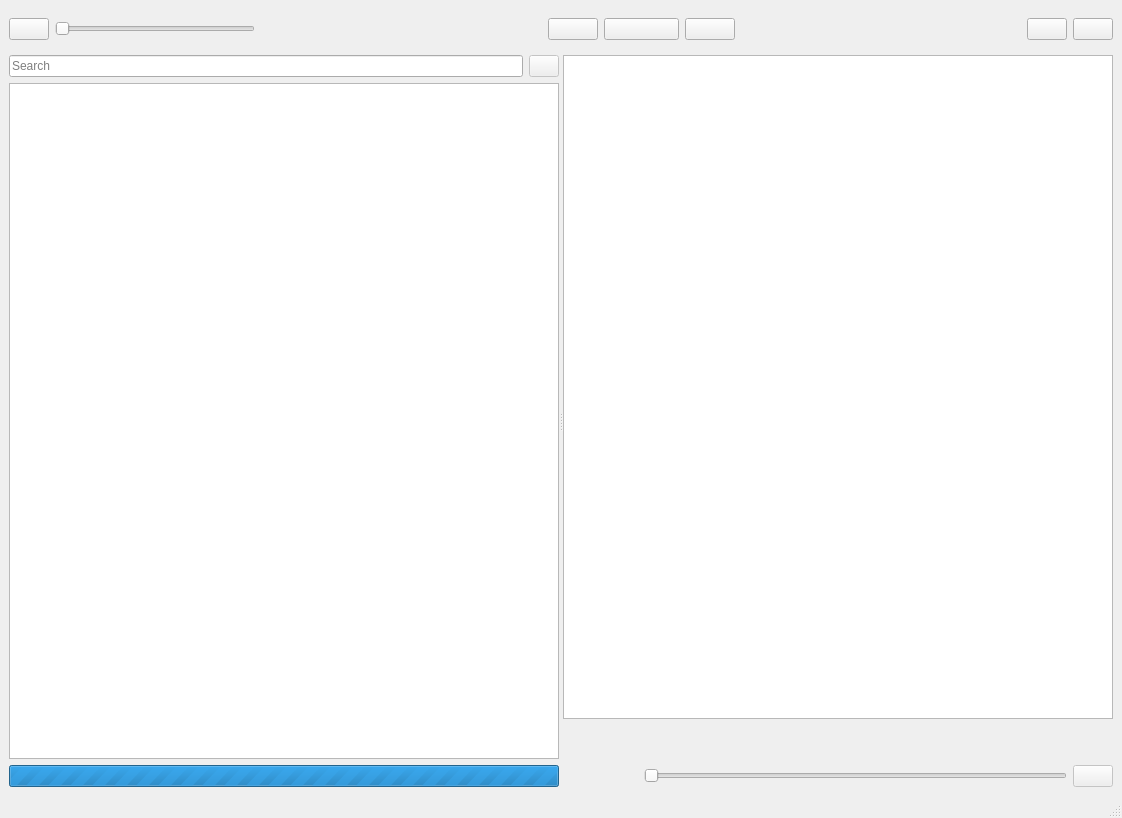
<?xml version="1.0" encoding="UTF-8"?>
<ui version="4.0">
 <class>Form1</class>
 <widget class="QMainWindow" name="Form1">
  <property name="geometry">
   <rect>
    <x>0</x>
    <y>0</y>
    <width>1122</width>
    <height>818</height>
   </rect>
  </property>
  <property name="windowTitle">
   <string>Form1</string>
  </property>
  <property name="windowIcon">
   <iconset resource="Form1.qrc">
    <normaloff>:/icons/Form1.png</normaloff>:/icons/Form1.png</iconset>
  </property>
  <widget class="QWidget" name="centralwidget">
   <layout class="QVBoxLayout" name="verticalLayout_3" stretch="0,1">
    <item>
     <widget class="QWidget" name="widget" native="true">
      <layout class="QHBoxLayout" name="horizontalLayout" stretch="0,0,0,0,0,0,0,0,0">
       <property name="leftMargin">
        <number>0</number>
       </property>
       <property name="rightMargin">
        <number>0</number>
       </property>
       <item>
        <widget class="QPushButton" name="SettingsButton">
         <property name="toolTip">
          <string>Setting</string>
         </property>
         <property name="text">
          <string/>
         </property>
         <property name="icon">
          <iconset resource="Form1.qrc">
           <normaloff>:/icons/icons/settings.png</normaloff>:/icons/icons/settings.png</iconset>
         </property>
        </widget>
       </item>
       <item>
        <widget class="QSlider" name="VolumeSlider">
         <property name="maximumSize">
          <size>
           <width>200</width>
           <height>16777215</height>
          </size>
         </property>
         <property name="maximum">
          <number>100</number>
         </property>
         <property name="singleStep">
          <number>5</number>
         </property>
         <property name="orientation">
          <enum>Qt::Horizontal</enum>
         </property>
        </widget>
       </item>
       <item>
        <spacer name="horizontalSpacer">
         <property name="orientation">
          <enum>Qt::Horizontal</enum>
         </property>
         <property name="sizeHint" stdset="0">
          <size>
           <width>40</width>
           <height>20</height>
          </size>
         </property>
        </spacer>
       </item>
       <item>
        <widget class="QPushButton" name="PrevTrackButton">
         <property name="minimumSize">
          <size>
           <width>50</width>
           <height>0</height>
          </size>
         </property>
         <property name="toolTip">
          <string>Previous Track</string>
         </property>
         <property name="text">
          <string/>
         </property>
         <property name="icon">
          <iconset resource="Form1.qrc">
           <normaloff>:/icons/icons/prev.png</normaloff>:/icons/icons/prev.png</iconset>
         </property>
        </widget>
       </item>
       <item>
        <widget class="QPushButton" name="PlayPauseButton">
         <property name="minimumSize">
          <size>
           <width>75</width>
           <height>0</height>
          </size>
         </property>
         <property name="toolTip">
          <string>Play / Pause</string>
         </property>
         <property name="text">
          <string/>
         </property>
         <property name="icon">
          <iconset resource="Form1.qrc">
           <normaloff>:/icons/icons/play.png</normaloff>:/icons/icons/play.png</iconset>
         </property>
        </widget>
       </item>
       <item>
        <widget class="QPushButton" name="NextTrackButton">
         <property name="minimumSize">
          <size>
           <width>50</width>
           <height>0</height>
          </size>
         </property>
         <property name="toolTip">
          <string>Next Track</string>
         </property>
         <property name="text">
          <string/>
         </property>
         <property name="icon">
          <iconset resource="Form1.qrc">
           <normaloff>:/icons/icons/next.png</normaloff>:/icons/icons/next.png</iconset>
         </property>
        </widget>
       </item>
       <item>
        <spacer name="horizontalSpacer_2">
         <property name="orientation">
          <enum>Qt::Horizontal</enum>
         </property>
         <property name="sizeHint" stdset="0">
          <size>
           <width>226</width>
           <height>20</height>
          </size>
         </property>
        </spacer>
       </item>
       <item>
        <widget class="QPushButton" name="ShuffleButton">
         <property name="toolTip">
          <string>Shuffle Playlist</string>
         </property>
         <property name="text">
          <string/>
         </property>
         <property name="icon">
          <iconset resource="Form1.qrc">
           <normaloff>:/icons/icons/shuffle.png</normaloff>:/icons/icons/shuffle.png</iconset>
         </property>
         <property name="checkable">
          <bool>true</bool>
         </property>
        </widget>
       </item>
       <item>
        <widget class="QPushButton" name="LoopButton">
         <property name="toolTip">
          <string>Repeat Playlist</string>
         </property>
         <property name="text">
          <string/>
         </property>
         <property name="icon">
          <iconset resource="Form1.qrc">
           <normaloff>:/icons/icons/repeat.png</normaloff>:/icons/icons/repeat.png</iconset>
         </property>
         <property name="checkable">
          <bool>true</bool>
         </property>
        </widget>
       </item>
      </layout>
     </widget>
    </item>
    <item>
     <widget class="QSplitter" name="MainSplitter">
      <property name="orientation">
       <enum>Qt::Horizontal</enum>
      </property>
      <property name="childrenCollapsible">
       <bool>false</bool>
      </property>
      <widget class="QWidget" name="layoutWidget1">
       <layout class="QVBoxLayout" name="verticalLayout_2">
        <item>
         <layout class="QHBoxLayout" name="horizontalLayout_3">
          <item>
           <widget class="QLineEdit" name="SearchLine">
            <property name="placeholderText">
             <string>Search</string>
            </property>
           </widget>
          </item>
          <item>
           <widget class="QPushButton" name="ClearSearchButton">
            <property name="enabled">
             <bool>false</bool>
            </property>
            <property name="maximumSize">
             <size>
              <width>30</width>
              <height>16777215</height>
             </size>
            </property>
            <property name="text">
             <string/>
            </property>
            <property name="icon">
             <iconset resource="Form1.qrc">
              <normaloff>:/icons/icons/clear.png</normaloff>:/icons/icons/clear.png</iconset>
            </property>
           </widget>
          </item>
         </layout>
        </item>
        <item>
         <widget class="QListView" name="PlaylistsView">
          <property name="editTriggers">
           <set>QAbstractItemView::EditKeyPressed</set>
          </property>
          <property name="uniformItemSizes">
           <bool>true</bool>
          </property>
         </widget>
        </item>
        <item>
         <widget class="QProgressBar" name="BusyProgress">
          <property name="maximumSize">
           <size>
            <width>16777215</width>
            <height>16777215</height>
           </size>
          </property>
          <property name="maximum">
           <number>0</number>
          </property>
          <property name="value">
           <number>-1</number>
          </property>
          <property name="textVisible">
           <bool>false</bool>
          </property>
          <property name="format">
           <string/>
          </property>
         </widget>
        </item>
       </layout>
      </widget>
      <widget class="QWidget" name="layoutWidget2">
       <layout class="QVBoxLayout" name="verticalLayout" stretch="0,0,0,0">
        <item>
         <widget class="TrackListView" name="TracksView"/>
        </item>
        <item>
         <layout class="QHBoxLayout" name="horizontalLayout_4">
          <item>
           <widget class="QLabel" name="ArtistLabel">
            <property name="text">
             <string/>
            </property>
           </widget>
          </item>
          <item>
           <widget class="QLabel" name="NumSongsLabel">
            <property name="text">
             <string/>
            </property>
            <property name="alignment">
             <set>Qt::AlignRight|Qt::AlignTrailing|Qt::AlignVCenter</set>
            </property>
           </widget>
          </item>
         </layout>
        </item>
        <item>
         <layout class="QHBoxLayout" name="horizontalLayout_5">
          <item>
           <widget class="QLabel" name="SongLabel">
            <property name="text">
             <string/>
            </property>
           </widget>
          </item>
          <item>
           <widget class="QLabel" name="PlaylistDurationLabel">
            <property name="text">
             <string/>
            </property>
            <property name="alignment">
             <set>Qt::AlignRight|Qt::AlignTrailing|Qt::AlignVCenter</set>
            </property>
           </widget>
          </item>
         </layout>
        </item>
        <item>
         <layout class="QHBoxLayout" name="horizontalLayout_2">
          <item>
           <widget class="QLabel" name="TrackTimeLabel">
            <property name="sizePolicy">
             <sizepolicy hsizetype="Preferred" vsizetype="Preferred">
              <horstretch>0</horstretch>
              <verstretch>0</verstretch>
             </sizepolicy>
            </property>
            <property name="minimumSize">
             <size>
              <width>75</width>
              <height>0</height>
             </size>
            </property>
            <property name="text">
             <string/>
            </property>
           </widget>
          </item>
          <item>
           <widget class="QSlider" name="TrackPositionSlider">
            <property name="enabled">
             <bool>false</bool>
            </property>
            <property name="maximum">
             <number>1000</number>
            </property>
            <property name="tracking">
             <bool>true</bool>
            </property>
            <property name="orientation">
             <enum>Qt::Horizontal</enum>
            </property>
           </widget>
          </item>
          <item>
           <widget class="QPushButton" name="ShowSongButton">
            <property name="enabled">
             <bool>false</bool>
            </property>
            <property name="toolTip">
             <string>Jump to playing track</string>
            </property>
            <property name="text">
             <string/>
            </property>
            <property name="icon">
             <iconset resource="Form1.qrc">
              <normaloff>:/icons/icons/jumpto.png</normaloff>:/icons/icons/jumpto.png</iconset>
            </property>
           </widget>
          </item>
         </layout>
        </item>
       </layout>
      </widget>
     </widget>
    </item>
   </layout>
  </widget>
  <widget class="QStatusBar" name="statusbar"/>
 </widget>
 <customwidgets>
  <customwidget>
   <class>TrackListView</class>
   <extends>QTreeView</extends>
   <header>GUI/TracklistView.h</header>
  </customwidget>
 </customwidgets>
 <resources>
  <include location="Form1.qrc"/>
 </resources>
 <connections/>
</ui>
